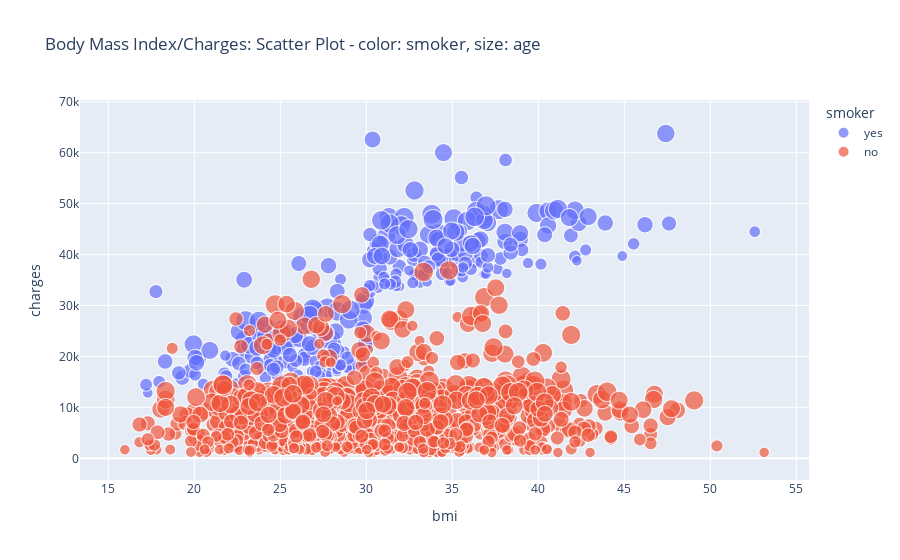

This figure's notebook cell:
### Code cell
#smoking and high bmi is especially bad for you
fig = px.scatter(df, x="bmi", y="charges", color="smoker", size = "age", title = "Body Mass Index/Charges: Scatter Plot - color: smoker, size: age")
fig.show()

### Figure 1 — Plotly figure (JSON) as saved in the notebook; plotly's stock layout.template omitted (floating-point values rounded to 4 significant figures; data arrays with more than 128 entries replaced by an {"elided": "..."} marker saying what was removed)
{"data": [{"hovertemplate": "smoker=yes<br>bmi=%{x}<br>charges=%{y}<br>age=%{marker.size}<extra></extra>", "legendgroup": "yes", "marker": {"color": "#636efa", "size": {"elided": "274 int values"}, "sizemode": "area", "sizeref": 0.16, "symbol": "circle"}, "mode": "markers", "name": "yes", "showlegend": true, "type": "scattergl", "x": {"elided": "274 float values"}, "xaxis": "x", "y": {"elided": "274 float values"}, "yaxis": "y"}, {"hovertemplate": "smoker=no<br>bmi=%{x}<br>charges=%{y}<br>age=%{marker.size}<extra></extra>", "legendgroup": "no", "marker": {"color": "#EF553B", "size": {"elided": "1064 int values"}, "sizemode": "area", "sizeref": 0.16, "symbol": "circle"}, "mode": "markers", "name": "no", "showlegend": true, "type": "scattergl", "x": {"elided": "1064 float values"}, "xaxis": "x", "y": {"elided": "1064 float values"}, "yaxis": "y"}], "layout": {"legend": {"itemsizing": "constant", "title": {"text": "smoker"}, "tracegroupgap": 0}, "title": {"text": "Body Mass Index/Charges: Scatter Plot - color: smoker, size: age"}, "xaxis": {"anchor": "y", "domain": [0, 1], "title": {"text": "bmi"}}, "yaxis": {"anchor": "x", "domain": [0, 1], "title": {"text": "charges"}}}}
